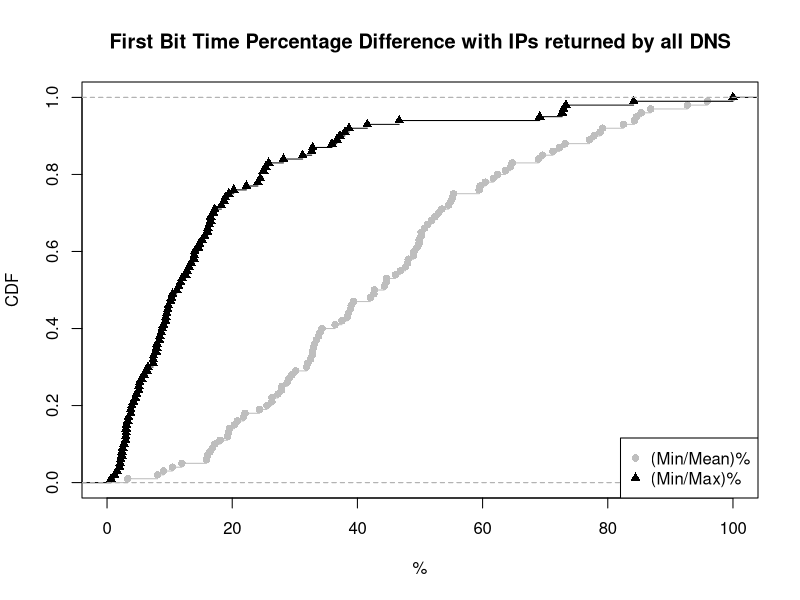

The R script that drew this image:
mean_min <- c(61.714286, 20.808707, 3.318832, 38.870432, 54.552499, 33.139535, 79.158700, 85.333333, 26.333836, 49.514563, 39.366670, 25.544856, 77.068379, 63.665595, 33.419414, 28.783593, 77.798861, 51.203501, 20.338983, 24.368007, 62.420207, 44.654939, 42.076503, 78.768674, 48.115299, 30.147387, 8.073823, 44.601770, 55.345912, 27.941176, 82.500000, 39.013453, 53.488372, 49.845373, 52.377907, 37.542662, 86.854034, 33.785337, 44.290221, 68.914206, 51.798561, 49.853716, 36.447639, 34.336811, 72.314410, 47.703180, 50.185874, 73.196236, 32.505643, 84.592145, 11.952283, 52.966102, 46.104688, 27.317073, 42.622951, 54.937163, 19.420064, 27.890948, 100.000000, 16.019662, 9.022556, 10.432648, 17.236439, 19.559471, 34.028204, 95.905904, 22.048644, 64.729386, 92.715232, 49.050303, 59.615385, 42.700730, 60.416457, 32.073733, 48.034367, 32.784042, 29.552312, 69.526758, 84.269663, 55.208422, 26.358257, 50.704327, 71.255061, 21.804511, 32.949727, 15.906635, 18.072987, 16.875048, 38.379531, 38.578680, 48.979592, 16.450256, 50.181818, 59.449541, 29.055927, 46.865818, 64.493267, 32.778356, 19.261740, 31.861227)

max_min <- c(14.754098, 5.500055, 0.649351, 9.701493, 8.355091, 9.344262, 32.857143, 72.727273, 13.087935, 16.346154, 6.382979, 3.043478, 32.692308, 15.207373, 11.133603, 18.271605, 19.431280, 7.926829, 3.061224, 8.442211, 38.000380, 25.821596, 10.294118, 36.708861, 9.810127, 3.416856, 3.100031, 16.535433, 10.476190, 5.248619, 73.333333, 9.539474, 35.937500, 16.100161, 13.400134, 25.345622, 69.119769, 5.104167, 8.823529, 11.728395, 12.785388, 24.482759, 14.609053, 2.080624, 37.196765, 7.422680, 13.940520, 11.456628, 6.521739, 38.674033, 4.200042, 31.250000, 3.000030, 7.981756, 25.000000, 13.953488, 10.200102, 15.600156, 100.000000, 7.400074, 2.693603, 5.900059, 1.600016, 3.790984, 11.974110, 84.126984, 1.200012, 20.245399, 72.916667, 4.520796, 28.181818, 9.386282, 18.734793, 7.837838, 2.400024, 2.963776, 2.200022, 41.587302, 46.666667, 17.200172, 2.496533, 14.000140, 22.267206, 7.360406, 8.648649, 2.346041, 3.963415, 3.300033, 18.867925, 12.541254, 16.117216, 3.800038, 16.546763, 24.107143, 4.707561, 9.006211, 25.000000, 5.050505, 2.000020, 17.006803)

mean_min_val = ecdf(mean_min)
max_min_val = ecdf(max_min)

plot(mean_min_val, lty=1, col="grey", pch = 16, xlab="%", ylab="CDF", main="First Bit Time Percentage Difference with IPs returned by all DNS", xlim=c(0, 100))
lines(max_min_val, pch = 17)

legend("bottomright",  pch = c(16, 17), legend=c("(Min/Mean)%", "(Min/Max)%"), col=c("grey", "black"))
